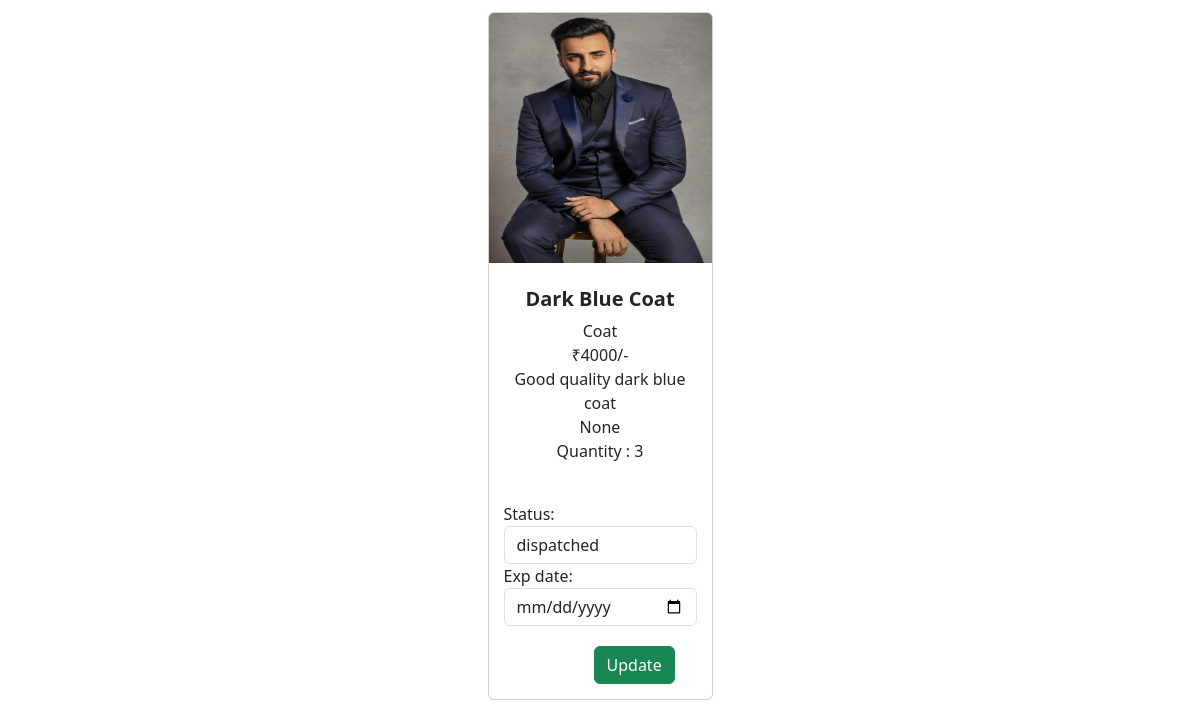
The app's page /order/detail/2 with its own data.
### user_app/models.py (models this page shows)
class Orders(models.Model):
    product = models.ForeignKey(Cart,on_delete=models.CASCADE)
    user = models.ForeignKey(User,on_delete=models.CASCADE)
    address = models.TextField(max_length=200)
    email = models.EmailField()
    options =(
        ('order-placed','order-placed'),
        ('cancelled','cancelled'),
        ('dispatched','dispatched'),
        ('delivered','delivered'),
    )
    status = models.CharField(max_length=100,default='order-placed',choices=options)
    date = models.DateField(auto_now_add=True)
    exp_date = models.DateField(null=True,blank=True)

class Cart(models.Model):
    product=models.ForeignKey(Products,on_delete=models.CASCADE)
    user = models.ForeignKey(User,on_delete=models.CASCADE)
    quantity = models.PositiveIntegerField(default=1)
    date = models.DateField(auto_now_add=True)
    options =(
        ('in-cart','in-cart'),
        ('order-placed','order-placed'),
        ('cancelled','cancelled')
    )
    status = models.CharField(max_length=100,default='in-cart',choices=options)

### admin_app/models.py (models this page shows, shortened)
class Products(models.Model):
    product_name = models.CharField(max_length=100)
    price = models.PositiveIntegerField()
    description = models.TextField(max_length=100)
    rating = models.PositiveIntegerField(null=True,blank=True)
    image = models.ImageField(upload_to='images')
    category = models.ForeignKey(Category,on_delete=models.CASCADE)

class Category(models.Model):
    category_name = models.CharField(max_length=100,unique=True)
    is_active = models.BooleanField(default=True)
    def __str__(self):
        return self.category_name

### admin_app/views.py (the view, shortened to what this page needs)
# urls.py: path('order/detail/<int:id>',views.OrderdetailView.as_view(),name = 'orderdetail_view'),
class OrderdetailView(DetailView):
    template_name = 'orderdetail.html'
    model = Orders
    context_object_name = 'orderdetailview'
    pk_url_kwarg = 'id'
    def get_context_data(self, **kwargs):
        context=super().get_context_data(**kwargs)
        context['form']=OrderUpdateForm()
        return context

### admin_app/forms.py
class OrderUpdateForm(forms.Form):
    options = (
        ('dispatched','dispatched'),
        ('out_of_stock','out_of_stock'),
        ('delivered','delivered'),
    )
    status = forms.ChoiceField(choices=options,widget=forms.Select(attrs={'class':'form-control'}))
    exp_date = forms.DateField(widget=forms.DateInput(attrs={'class':'form-control','type':'date'}))

### user_app/context_processors.py (called while the page is built)
def cart_count(request):
    if request.user.is_authenticated:
        count = Cart.objects.filter(user = request.user,status = 'in-cart').count()
        return {'count':count}
    else:
        return {'count':0}

def order_count(request):
    if request.user.is_authenticated:
        order_count = Orders.objects.filter(user = request.user,status = 'order-placed').count()
        return {'order_count':order_count}
    else:
        return {'order_count':0}

### admin_app/templates/orderdetail.html (shortened to what this page needs)
<!doctype html>
<html lang="en">
<head>
  <link href="https://cdn.jsdelivr.net/npm/bootstrap@5.3.2/dist/css/bootstrap.min.css" rel="stylesheet"
 />
</head>
<body>
  <main>
    <section class="py-1">
      <div class="container px-4 px-lg-5 mt-2">
        <div class="row gx-4 gx-lg-5 row-cols-2 row-cols-md-3 row-cols-xl-4 justify-content-center">
          <div class="col mb-5">
            <div class="card h-100 w-100">
              <img class="card-img-top" src="{{orderdetailview.product.product.image.url}}" alt="..." height="250px">
              <div class="card-body p-4">
                <div class="text-center">
                  <h5 class="fw-bolder">{{orderdetailview.product.product.product_name}}</h5>
                  {{orderdetailview.product.product.category}}<br>
                  ₹{{orderdetailview.product.product.price}}/-<br>
                  {{orderdetailview.product.product.description}}<br>
                  {{orderdetailview.product.product.rating}}<br>
                  Quantity : {{orderdetailview.product.quantity}}
                </div>
              </div>
              <form action="" method="post" style="width: 100%; padding: 15px;">
                {{form}}
                <input type="submit" value="Update" class="btn btn-success" style="margin-left: 90px; margin-top: 20px;">
              </form>
            </div>
          </div>
        </div>
      </div>
  </main>
</body>
</html>

### records on screen
Orders: product.product.image (picture), product.product.product_name "Dark Blue Coat", product.product.category "Coat", product.product.price "4000", product.product.description "Good quality dark blue coat", product.product.rating "None", product.quantity "3"
